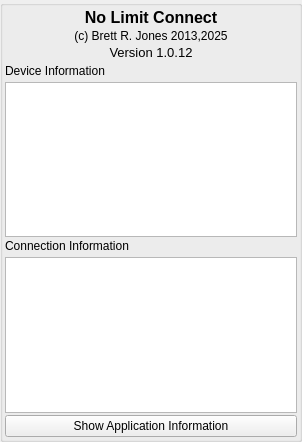
<?xml version="1.0" encoding="UTF-8"?>
<ui version="4.0">
 <class>AppletAboutAppUi</class>
 <widget class="QWidget" name="AppletAboutAppUi">
  <property name="geometry">
   <rect>
    <x>0</x>
    <y>0</y>
    <width>302</width>
    <height>442</height>
   </rect>
  </property>
  <property name="sizePolicy">
   <sizepolicy hsizetype="Expanding" vsizetype="Expanding">
    <horstretch>0</horstretch>
    <verstretch>0</verstretch>
   </sizepolicy>
  </property>
  <property name="minimumSize">
   <size>
    <width>0</width>
    <height>0</height>
   </size>
  </property>
  <property name="maximumSize">
   <size>
    <width>16777215</width>
    <height>16777215</height>
   </size>
  </property>
  <property name="windowTitle">
   <string>About NoLimitConnect</string>
  </property>
  <layout class="QGridLayout" name="gridLayout">
   <property name="leftMargin">
    <number>0</number>
   </property>
   <property name="topMargin">
    <number>0</number>
   </property>
   <property name="rightMargin">
    <number>0</number>
   </property>
   <property name="bottomMargin">
    <number>0</number>
   </property>
   <property name="spacing">
    <number>0</number>
   </property>
   <item row="0" column="0">
    <widget class="QGroupBox" name="StyledDlgItemsBox">
     <property name="sizePolicy">
      <sizepolicy hsizetype="Expanding" vsizetype="Expanding">
       <horstretch>0</horstretch>
       <verstretch>0</verstretch>
      </sizepolicy>
     </property>
     <property name="minimumSize">
      <size>
       <width>0</width>
       <height>0</height>
      </size>
     </property>
     <property name="title">
      <string/>
     </property>
     <layout class="QVBoxLayout" name="verticalLayout_3">
      <property name="spacing">
       <number>2</number>
      </property>
      <property name="leftMargin">
       <number>2</number>
      </property>
      <property name="topMargin">
       <number>2</number>
      </property>
      <property name="rightMargin">
       <number>2</number>
      </property>
      <property name="bottomMargin">
       <number>2</number>
      </property>
      <item>
       <widget class="QLabel" name="m_AppNameLabel">
        <property name="font">
         <font>
          <pointsize>12</pointsize>
          <bold>true</bold>
         </font>
        </property>
        <property name="text">
         <string>No Limit Connect</string>
        </property>
        <property name="alignment">
         <set>Qt::AlignmentFlag::AlignCenter</set>
        </property>
       </widget>
      </item>
      <item>
       <widget class="QLabel" name="m_CopywriteLabel">
        <property name="text">
         <string>(c) Brett R. Jones 2013,2025</string>
        </property>
        <property name="alignment">
         <set>Qt::AlignmentFlag::AlignCenter</set>
        </property>
       </widget>
      </item>
      <item>
       <widget class="QLabel" name="m_AppVersionLabel">
        <property name="font">
         <font>
          <pointsize>10</pointsize>
         </font>
        </property>
        <property name="text">
         <string>Version 1.0.12</string>
        </property>
        <property name="alignment">
         <set>Qt::AlignmentFlag::AlignCenter</set>
        </property>
       </widget>
      </item>
      <item>
       <widget class="WebsiteWidget" name="widget" native="true"/>
      </item>
      <item>
       <widget class="QLabel" name="m_DeviceInfoLabel">
        <property name="text">
         <string>Device Information</string>
        </property>
       </widget>
      </item>
      <item>
       <widget class="ClipboardCopyWidget" name="m_CopyDeviceInfoToClipboard" native="true"/>
      </item>
      <item>
       <widget class="QPlainTextEdit" name="m_DeviceInfoTextEdit"/>
      </item>
      <item>
       <widget class="QLabel" name="m_ConnectionInfoLabel">
        <property name="text">
         <string>Connection Information</string>
        </property>
       </widget>
      </item>
      <item>
       <widget class="ClipboardCopyWidget" name="m_CopyConnectionInfoToClipboard" native="true"/>
      </item>
      <item>
       <widget class="QPlainTextEdit" name="m_ConnectionInfoTextEdit"/>
      </item>
      <item>
       <widget class="QPushButton" name="m_ShowAppInfo">
        <property name="text">
         <string>Show Application Information</string>
        </property>
       </widget>
      </item>
     </layout>
    </widget>
   </item>
  </layout>
 </widget>
 <customwidgets>
  <customwidget>
   <class>ClipboardCopyWidget</class>
   <extends>QWidget</extends>
   <header>ClipboardCopyWidget.h</header>
   <container>1</container>
  </customwidget>
  <customwidget>
   <class>WebsiteWidget</class>
   <extends>QWidget</extends>
   <header>WebsiteWidget.h</header>
   <container>1</container>
  </customwidget>
 </customwidgets>
 <resources/>
 <connections/>
</ui>
